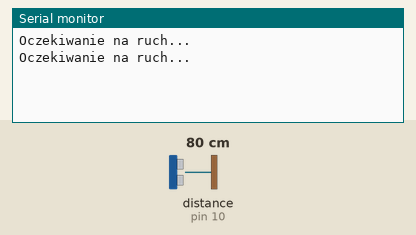
This sketch was run on a simulated Arduino Uno, built with avr-gcc and run on an emulated ATmega328P. Shown: the last lines printed to the serial monitor. Wiring (inferred from the names in the program): ultrasonic range finder: trigger pin 9; echo pin 10. Inputs (shaded band) come from the test bench; at power-on: distance to the obstacle (sensor on pin 10) 80 cm. The echo pulse lasts 58.3 µs per cm.

Above: at 1.2 s.
1.3 s: distance to the obstacle (sensor on pin 10) set to 9 cm
At 2.6 s:
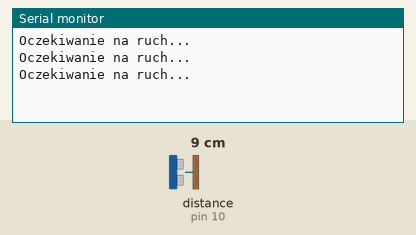
2.8 s: distance to the obstacle (sensor on pin 10) set to 6 cm
At 3.1 s:
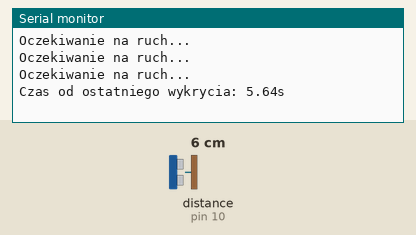

Measured:
- the behaviour switches between 8 and 7 cm on distance to the obstacle (sensor on pin 10) (found by bisection; images 1 and 2)
- after the input at 2.8 s, the serial monitor: prints a new line at once (image 2)

The sketch:

Arduino.ino
```cpp
const int trigPin = 9;    // Pin Trig do sensora ultradźwiękowego
const int echoPin = 10;   // Pin Echo do sensora ultradźwiękowego
unsigned long previousMillis = 0;  // Zmienna przechowująca czas poprzedniego wykrycia
const long interval = 1000;  // Interwał pomiaru w milisekundach (tutaj 1000ms = 1s)

void setup() {
  Serial.begin(9600);  // Inicjalizacja komunikacji szeregowej

  pinMode(trigPin, OUTPUT);  // Ustawienie pinu Trig jako wyjście
  pinMode(echoPin, INPUT);   // Ustawienie pinu Echo jako wejście
}

void loop() {
  unsigned long currentMillis = millis();  // Pobranie aktualnego czasu

  digitalWrite(trigPin, LOW);
  delayMicroseconds(2);
  digitalWrite(trigPin, HIGH);
  delayMicroseconds(10);
  digitalWrite(trigPin, LOW);

  unsigned long duration = pulseIn(echoPin, HIGH);  // Odczyt czasu trwania impulsu z pinu Echo
  float distance = ((float)duration * 0.034) / 2.0;  // Konwersja czasu na odległość w cm z dokładnością do 2 miejsc po przecinku

  if (distance >= 0 && distance <= 7) {  // Jeśli wykryto ruch w obrębie 0-7 cm
    unsigned long timeElapsed = (currentMillis - previousMillis) / 1000;  // Czas w sekundach
    if (timeElapsed > 0) {
      Serial.print("Czas od ostatniego wykrycia: ");
      Serial.print(distance, 2);  // Wyświetlenie odległości z dokładnością do 2 miejsc po przecinku
      Serial.println("s");
      delay(1000);
    }
    previousMillis = currentMillis;  // Zapisanie aktualnego czasu jako poprzedni
  } else {
    Serial.println("Oczekiwanie na ruch...");
  }

  // Opóźnienie między pomiarami
  while (millis() - currentMillis < interval) {
    digitalWrite(trigPin, LOW);
    delayMicroseconds(2);
    digitalWrite(trigPin, HIGH);
    delayMicroseconds(10);
    digitalWrite(trigPin, LOW);

    unsigned long newDuration = pulseIn(echoPin, HIGH);  // Odczyt z sensora w trakcie oczekiwania
    float newDistance = ((float)newDuration * 0.034) / 2.0;  // Konwersja czasu na odległość w cm z dokładnością do 2 miejsc po przecinku

    if (newDistance >= 0 && newDistance <= 7) {
      break;  // Jeśli wykryto ruch, przerwij oczekiwanie
    }
  }
}
```
